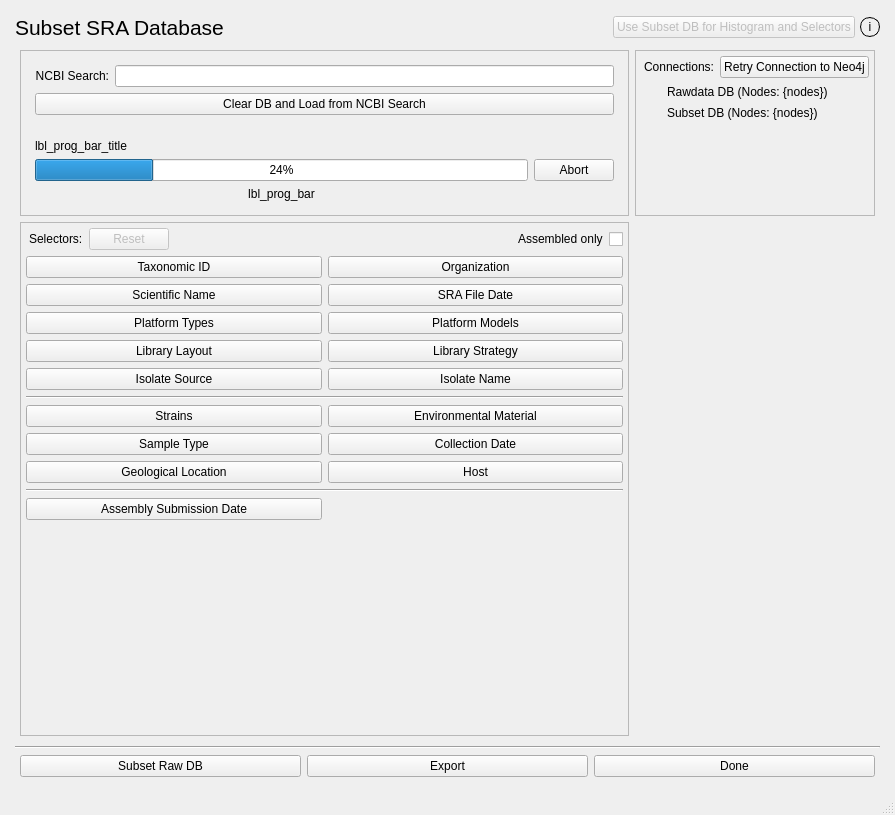
<?xml version="1.0" encoding="UTF-8"?>
<ui version="4.0">
 <class>MainWindow</class>
 <widget class="QMainWindow" name="MainWindow">
  <property name="enabled">
   <bool>true</bool>
  </property>
  <property name="geometry">
   <rect>
    <x>0</x>
    <y>0</y>
    <width>895</width>
    <height>815</height>
   </rect>
  </property>
  <property name="windowTitle">
   <string>SRAApp</string>
  </property>
  <widget class="QWidget" name="centralwidget">
   <layout class="QVBoxLayout" name="verticalLayout_2" stretch="0,0,0,0">
    <property name="spacing">
     <number>5</number>
    </property>
    <property name="leftMargin">
     <number>15</number>
    </property>
    <property name="topMargin">
     <number>15</number>
    </property>
    <property name="rightMargin">
     <number>15</number>
    </property>
    <property name="bottomMargin">
     <number>15</number>
    </property>
    <item>
     <layout class="QHBoxLayout" name="TitleFrame">
      <item>
       <widget class="QLabel" name="lbl_title">
        <property name="sizePolicy">
         <sizepolicy hsizetype="Preferred" vsizetype="Maximum">
          <horstretch>0</horstretch>
          <verstretch>0</verstretch>
         </sizepolicy>
        </property>
        <property name="font">
         <font>
          <pointsize>16</pointsize>
         </font>
        </property>
        <property name="text">
         <string>Subset SRA Database</string>
        </property>
       </widget>
      </item>
      <item>
       <spacer name="horizontalSpacer_9">
        <property name="orientation">
         <enum>Qt::Horizontal</enum>
        </property>
        <property name="sizeHint" stdset="0">
         <size>
          <width>40</width>
          <height>20</height>
         </size>
        </property>
       </spacer>
      </item>
      <item>
       <widget class="QPushButton" name="but_use_raw">
        <property name="enabled">
         <bool>false</bool>
        </property>
        <property name="text">
         <string>Use Subset DB for Histogram and Selectors</string>
        </property>
        <property name="checkable">
         <bool>false</bool>
        </property>
       </widget>
      </item>
      <item>
       <widget class="QPushButton" name="but_info">
        <property name="sizePolicy">
         <sizepolicy hsizetype="Fixed" vsizetype="Fixed">
          <horstretch>0</horstretch>
          <verstretch>0</verstretch>
         </sizepolicy>
        </property>
        <property name="minimumSize">
         <size>
          <width>20</width>
          <height>20</height>
         </size>
        </property>
        <property name="styleSheet">
         <string notr="true">QPushButton {
    color: black;
    border-radius: 10px;
	border: 1px solid black;
    }</string>
        </property>
        <property name="text">
         <string>i</string>
        </property>
       </widget>
      </item>
     </layout>
    </item>
    <item>
     <widget class="QFrame" name="Context">
      <property name="frameShape">
       <enum>QFrame::NoFrame</enum>
      </property>
      <property name="frameShadow">
       <enum>QFrame::Plain</enum>
      </property>
      <layout class="QGridLayout" name="gridLayout">
       <property name="leftMargin">
        <number>5</number>
       </property>
       <property name="topMargin">
        <number>5</number>
       </property>
       <property name="rightMargin">
        <number>5</number>
       </property>
       <property name="bottomMargin">
        <number>5</number>
       </property>
       <item row="0" column="0">
        <widget class="QFrame" name="searchFrame">
         <property name="sizePolicy">
          <sizepolicy hsizetype="Preferred" vsizetype="Preferred">
           <horstretch>0</horstretch>
           <verstretch>0</verstretch>
          </sizepolicy>
         </property>
         <property name="frameShape">
          <enum>QFrame::StyledPanel</enum>
         </property>
         <property name="frameShadow">
          <enum>QFrame::Raised</enum>
         </property>
         <layout class="QVBoxLayout" name="verticalLayout_3">
          <property name="leftMargin">
           <number>5</number>
          </property>
          <property name="topMargin">
           <number>5</number>
          </property>
          <property name="rightMargin">
           <number>5</number>
          </property>
          <property name="bottomMargin">
           <number>5</number>
          </property>
          <item>
           <widget class="QWidget" name="h_searching" native="true">
            <layout class="QVBoxLayout" name="h_search">
             <item>
              <layout class="QHBoxLayout" name="horizontalLayout">
               <item>
                <widget class="QLabel" name="lbl_ncbi">
                 <property name="text">
                  <string>NCBI Search:</string>
                 </property>
                 <property name="alignment">
                  <set>Qt::AlignRight|Qt::AlignTrailing|Qt::AlignVCenter</set>
                 </property>
                </widget>
               </item>
               <item>
                <widget class="QLineEdit" name="txt_search"/>
               </item>
              </layout>
             </item>
             <item>
              <widget class="QPushButton" name="but_clear_load">
               <property name="text">
                <string>Clear DB and Load from NCBI Search</string>
               </property>
              </widget>
             </item>
            </layout>
           </widget>
          </item>
          <item>
           <widget class="QWidget" name="h_progress" native="true">
            <layout class="QHBoxLayout" name="h_prog_bar">
             <item>
              <layout class="QVBoxLayout" name="verticalLayout_4">
               <item>
                <widget class="QLabel" name="lbl_prog_bar_title">
                 <property name="text">
                  <string>lbl_prog_bar_title</string>
                 </property>
                </widget>
               </item>
               <item>
                <widget class="QProgressBar" name="prog_bar">
                 <property name="value">
                  <number>24</number>
                 </property>
                </widget>
               </item>
               <item>
                <widget class="QLabel" name="lbl_prog_bar">
                 <property name="text">
                  <string>lbl_prog_bar</string>
                 </property>
                 <property name="alignment">
                  <set>Qt::AlignCenter</set>
                 </property>
                </widget>
               </item>
              </layout>
             </item>
             <item>
              <widget class="QPushButton" name="but_load_abort">
               <property name="text">
                <string>Abort</string>
               </property>
              </widget>
             </item>
            </layout>
           </widget>
          </item>
         </layout>
        </widget>
       </item>
       <item row="1" column="1">
        <layout class="QVBoxLayout" name="verticalLayout_6">
         <property name="bottomMargin">
          <number>5</number>
         </property>
         <item>
          <widget class="QFrame" name="hist_selectors">
           <property name="sizePolicy">
            <sizepolicy hsizetype="Preferred" vsizetype="Maximum">
             <horstretch>0</horstretch>
             <verstretch>0</verstretch>
            </sizepolicy>
           </property>
           <property name="frameShape">
            <enum>QFrame::StyledPanel</enum>
           </property>
           <property name="frameShadow">
            <enum>QFrame::Raised</enum>
           </property>
          </widget>
         </item>
         <item>
          <spacer name="verticalSpacer">
           <property name="orientation">
            <enum>Qt::Vertical</enum>
           </property>
           <property name="sizeHint" stdset="0">
            <size>
             <width>20</width>
             <height>40</height>
            </size>
           </property>
          </spacer>
         </item>
        </layout>
       </item>
       <item row="0" column="1">
        <widget class="QFrame" name="vConnections">
         <property name="sizePolicy">
          <sizepolicy hsizetype="Preferred" vsizetype="Preferred">
           <horstretch>0</horstretch>
           <verstretch>0</verstretch>
          </sizepolicy>
         </property>
         <property name="frameShape">
          <enum>QFrame::StyledPanel</enum>
         </property>
         <property name="frameShadow">
          <enum>QFrame::Raised</enum>
         </property>
         <layout class="QVBoxLayout" name="verticalLayout_7">
          <property name="leftMargin">
           <number>5</number>
          </property>
          <property name="topMargin">
           <number>5</number>
          </property>
          <property name="rightMargin">
           <number>5</number>
          </property>
          <property name="bottomMargin">
           <number>5</number>
          </property>
          <item>
           <layout class="QHBoxLayout" name="horizontalLayout_3">
            <item>
             <widget class="QLabel" name="lbl_connections">
              <property name="sizePolicy">
               <sizepolicy hsizetype="Preferred" vsizetype="Maximum">
                <horstretch>0</horstretch>
                <verstretch>0</verstretch>
               </sizepolicy>
              </property>
              <property name="text">
               <string>Connections:</string>
              </property>
              <property name="margin">
               <number>0</number>
              </property>
              <property name="indent">
               <number>3</number>
              </property>
             </widget>
            </item>
            <item>
             <widget class="QPushButton" name="but_retry">
              <property name="text">
               <string>Retry Connection to Neo4j</string>
              </property>
             </widget>
            </item>
           </layout>
          </item>
          <item>
           <layout class="QFormLayout" name="formLayout_2">
            <property name="fieldGrowthPolicy">
             <enum>QFormLayout::AllNonFixedFieldsGrow</enum>
            </property>
            <property name="leftMargin">
             <number>5</number>
            </property>
            <item row="0" column="1">
             <widget class="QLabel" name="lbl_rawdata_DB">
              <property name="text">
               <string>Rawdata DB (Nodes: {nodes})</string>
              </property>
             </widget>
            </item>
            <item row="2" column="1">
             <widget class="QLabel" name="lbl_subset_DB">
              <property name="text">
               <string>Subset DB (Nodes: {nodes})</string>
              </property>
             </widget>
            </item>
            <item row="0" column="0">
             <widget class="QLabel" name="status_rawdata_DB">
              <property name="sizePolicy">
               <sizepolicy hsizetype="Maximum" vsizetype="Maximum">
                <horstretch>0</horstretch>
                <verstretch>0</verstretch>
               </sizepolicy>
              </property>
              <property name="minimumSize">
               <size>
                <width>15</width>
                <height>15</height>
               </size>
              </property>
              <property name="maximumSize">
               <size>
                <width>15</width>
                <height>15</height>
               </size>
              </property>
              <property name="styleSheet">
               <string notr="true">QLabel {
    color: #F00;
    border-radius: 7px;
    background: qradialgradient(
        cx: 0.3, cy: -0.4, fx: 0.3, fy: -0.4,
        radius: 1.35, stop: 0 #ffb8b8, stop: 1 #f00
        );
    }</string>
              </property>
              <property name="text">
               <string/>
              </property>
              <property name="margin">
               <number>0</number>
              </property>
              <property name="indent">
               <number>-1</number>
              </property>
             </widget>
            </item>
            <item row="2" column="0">
             <widget class="QLabel" name="status_subset_DB">
              <property name="sizePolicy">
               <sizepolicy hsizetype="Maximum" vsizetype="Maximum">
                <horstretch>0</horstretch>
                <verstretch>0</verstretch>
               </sizepolicy>
              </property>
              <property name="minimumSize">
               <size>
                <width>15</width>
                <height>15</height>
               </size>
              </property>
              <property name="maximumSize">
               <size>
                <width>15</width>
                <height>15</height>
               </size>
              </property>
              <property name="styleSheet">
               <string notr="true">QLabel {
    color: #F00;
    border-radius: 7px;
    background: qradialgradient(
        cx: 0.3, cy: -0.4, fx: 0.3, fy: -0.4,
        radius: 1.35, stop: 0 #ffb8b8, stop: 1 #f00
        );
    }</string>
              </property>
              <property name="text">
               <string/>
              </property>
             </widget>
            </item>
           </layout>
          </item>
         </layout>
        </widget>
       </item>
       <item row="1" column="0">
        <widget class="QWidget" name="hSelectors_2" native="true">
         <layout class="QHBoxLayout" name="hSelectors" stretch="0">
          <property name="leftMargin">
           <number>0</number>
          </property>
          <property name="topMargin">
           <number>0</number>
          </property>
          <property name="rightMargin">
           <number>0</number>
          </property>
          <property name="bottomMargin">
           <number>0</number>
          </property>
          <item>
           <widget class="QFrame" name="SelectorsFrame">
            <property name="sizePolicy">
             <sizepolicy hsizetype="Preferred" vsizetype="Preferred">
              <horstretch>0</horstretch>
              <verstretch>0</verstretch>
             </sizepolicy>
            </property>
            <property name="maximumSize">
             <size>
              <width>16777215</width>
              <height>16777215</height>
             </size>
            </property>
            <property name="frameShape">
             <enum>QFrame::StyledPanel</enum>
            </property>
            <property name="frameShadow">
             <enum>QFrame::Raised</enum>
            </property>
            <layout class="QVBoxLayout" name="verticalLayout_8" stretch="0,0,0,0">
             <property name="leftMargin">
              <number>5</number>
             </property>
             <property name="topMargin">
              <number>5</number>
             </property>
             <property name="rightMargin">
              <number>5</number>
             </property>
             <property name="bottomMargin">
              <number>5</number>
             </property>
             <item>
              <layout class="QHBoxLayout" name="SelectorsTitle">
               <item>
                <widget class="QLabel" name="lbl_selectors">
                 <property name="sizePolicy">
                  <sizepolicy hsizetype="Maximum" vsizetype="Preferred">
                   <horstretch>0</horstretch>
                   <verstretch>0</verstretch>
                  </sizepolicy>
                 </property>
                 <property name="text">
                  <string>Selectors:</string>
                 </property>
                 <property name="alignment">
                  <set>Qt::AlignLeading|Qt::AlignLeft|Qt::AlignVCenter</set>
                 </property>
                 <property name="indent">
                  <number>3</number>
                 </property>
                </widget>
               </item>
               <item>
                <widget class="QPushButton" name="but_reset_selectors">
                 <property name="enabled">
                  <bool>false</bool>
                 </property>
                 <property name="sizePolicy">
                  <sizepolicy hsizetype="Minimum" vsizetype="Preferred">
                   <horstretch>0</horstretch>
                   <verstretch>0</verstretch>
                  </sizepolicy>
                 </property>
                 <property name="text">
                  <string>Reset</string>
                 </property>
                 <property name="checkable">
                  <bool>false</bool>
                 </property>
                </widget>
               </item>
               <item>
                <spacer name="horizontalSpacer_10">
                 <property name="orientation">
                  <enum>Qt::Horizontal</enum>
                 </property>
                 <property name="sizeHint" stdset="0">
                  <size>
                   <width>40</width>
                   <height>20</height>
                  </size>
                 </property>
                </spacer>
               </item>
               <item>
                <widget class="QLabel" name="lbl_assembly">
                 <property name="sizePolicy">
                  <sizepolicy hsizetype="Maximum" vsizetype="Maximum">
                   <horstretch>0</horstretch>
                   <verstretch>0</verstretch>
                  </sizepolicy>
                 </property>
                 <property name="text">
                  <string>Assembled only</string>
                 </property>
                </widget>
               </item>
               <item>
                <widget class="QCheckBox" name="bool_assembly">
                 <property name="sizePolicy">
                  <sizepolicy hsizetype="Preferred" vsizetype="Preferred">
                   <horstretch>0</horstretch>
                   <verstretch>0</verstretch>
                  </sizepolicy>
                 </property>
                 <property name="text">
                  <string/>
                 </property>
                 <property name="autoRepeatDelay">
                  <number>301</number>
                 </property>
                 <property name="tristate">
                  <bool>false</bool>
                 </property>
                </widget>
               </item>
              </layout>
             </item>
             <item>
              <layout class="QGridLayout" name="SelectorsGrid">
               <item row="0" column="0">
                <widget class="QPushButton" name="but_taxonomic_id">
                 <property name="enabled">
                  <bool>true</bool>
                 </property>
                 <property name="text">
                  <string>Taxonomic ID</string>
                 </property>
                 <property name="checkable">
                  <bool>false</bool>
                 </property>
                </widget>
               </item>
               <item row="9" column="0" colspan="2">
                <widget class="Line" name="line_4">
                 <property name="orientation">
                  <enum>Qt::Horizontal</enum>
                 </property>
                </widget>
               </item>
               <item row="2" column="0">
                <widget class="QPushButton" name="but_platform_types">
                 <property name="text">
                  <string>Platform Types</string>
                 </property>
                </widget>
               </item>
               <item row="1" column="0">
                <widget class="QPushButton" name="but_scientific_name">
                 <property name="text">
                  <string>Scientific Name</string>
                 </property>
                </widget>
               </item>
               <item row="2" column="1">
                <widget class="QPushButton" name="but_platform_models">
                 <property name="text">
                  <string>Platform Models</string>
                 </property>
                </widget>
               </item>
               <item row="3" column="1">
                <widget class="QPushButton" name="but_library_strategy">
                 <property name="text">
                  <string>Library Strategy</string>
                 </property>
                </widget>
               </item>
               <item row="3" column="0">
                <widget class="QPushButton" name="but_library_layout">
                 <property name="text">
                  <string>Library Layout</string>
                 </property>
                </widget>
               </item>
               <item row="4" column="0">
                <widget class="QPushButton" name="but_isolate_source">
                 <property name="text">
                  <string>Isolate Source</string>
                 </property>
                </widget>
               </item>
               <item row="4" column="1">
                <widget class="QPushButton" name="but_isolate_name">
                 <property name="text">
                  <string>Isolate Name</string>
                 </property>
                </widget>
               </item>
               <item row="5" column="0" colspan="2">
                <widget class="Line" name="line_3">
                 <property name="lineWidth">
                  <number>1</number>
                 </property>
                 <property name="orientation">
                  <enum>Qt::Horizontal</enum>
                 </property>
                </widget>
               </item>
               <item row="8" column="0">
                <widget class="QPushButton" name="but_geo_loc">
                 <property name="text">
                  <string>Geological Location</string>
                 </property>
                </widget>
               </item>
               <item row="8" column="1">
                <widget class="QPushButton" name="but_host">
                 <property name="text">
                  <string>Host</string>
                 </property>
                </widget>
               </item>
               <item row="6" column="1">
                <widget class="QPushButton" name="but_env_material">
                 <property name="text">
                  <string>Environmental Material</string>
                 </property>
                </widget>
               </item>
               <item row="6" column="0">
                <widget class="QPushButton" name="but_strains">
                 <property name="text">
                  <string>Strains</string>
                 </property>
                </widget>
               </item>
               <item row="0" column="1">
                <widget class="QPushButton" name="but_organization">
                 <property name="text">
                  <string>Organization</string>
                 </property>
                </widget>
               </item>
               <item row="7" column="1">
                <widget class="QPushButton" name="but_collection_date">
                 <property name="text">
                  <string>Collection Date</string>
                 </property>
                </widget>
               </item>
               <item row="10" column="0">
                <widget class="QPushButton" name="but_assembly_submission">
                 <property name="text">
                  <string>Assembly Submission Date</string>
                 </property>
                </widget>
               </item>
               <item row="7" column="0">
                <widget class="QPushButton" name="but_sample_type">
                 <property name="text">
                  <string>Sample Type</string>
                 </property>
                </widget>
               </item>
               <item row="1" column="1">
                <widget class="QPushButton" name="but_sradate">
                 <property name="text">
                  <string>SRA File Date</string>
                 </property>
                </widget>
               </item>
              </layout>
             </item>
             <item>
              <widget class="QWidget" name="PropertiesWidget" native="true">
               <layout class="QVBoxLayout" name="verticalLayout">
                <property name="leftMargin">
                 <number>0</number>
                </property>
                <property name="topMargin">
                 <number>0</number>
                </property>
                <property name="rightMargin">
                 <number>0</number>
                </property>
                <property name="bottomMargin">
                 <number>0</number>
                </property>
               </layout>
              </widget>
             </item>
             <item>
              <spacer name="verticalSpacer_4">
               <property name="orientation">
                <enum>Qt::Vertical</enum>
               </property>
               <property name="sizeHint" stdset="0">
                <size>
                 <width>20</width>
                 <height>40</height>
                </size>
               </property>
              </spacer>
             </item>
            </layout>
           </widget>
          </item>
         </layout>
        </widget>
       </item>
      </layout>
     </widget>
    </item>
    <item>
     <widget class="Line" name="line">
      <property name="orientation">
       <enum>Qt::Horizontal</enum>
      </property>
     </widget>
    </item>
    <item>
     <widget class="QFrame" name="FooterFrame">
      <property name="sizePolicy">
       <sizepolicy hsizetype="Preferred" vsizetype="Maximum">
        <horstretch>0</horstretch>
        <verstretch>0</verstretch>
       </sizepolicy>
      </property>
      <layout class="QVBoxLayout" name="verticalLayout_11">
       <property name="leftMargin">
        <number>5</number>
       </property>
       <property name="topMargin">
        <number>1</number>
       </property>
       <property name="rightMargin">
        <number>5</number>
       </property>
       <property name="bottomMargin">
        <number>1</number>
       </property>
       <item>
        <layout class="QGridLayout" name="gridLayout_2">
         <item row="0" column="0">
          <widget class="QPushButton" name="but_subset_database">
           <property name="sizePolicy">
            <sizepolicy hsizetype="Preferred" vsizetype="Fixed">
             <horstretch>0</horstretch>
             <verstretch>0</verstretch>
            </sizepolicy>
           </property>
           <property name="text">
            <string>Subset Raw DB</string>
           </property>
          </widget>
         </item>
         <item row="0" column="1">
          <widget class="QPushButton" name="but_export">
           <property name="enabled">
            <bool>true</bool>
           </property>
           <property name="text">
            <string>Export</string>
           </property>
          </widget>
         </item>
         <item row="0" column="2">
          <widget class="QPushButton" name="done">
           <property name="text">
            <string>Done</string>
           </property>
          </widget>
         </item>
        </layout>
       </item>
      </layout>
     </widget>
    </item>
   </layout>
  </widget>
  <widget class="QStatusBar" name="statusbar"/>
 </widget>
 <resources/>
 <connections/>
</ui>
